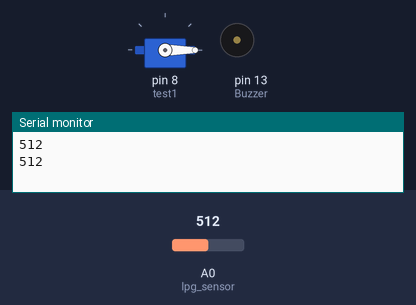
This sketch was run on a simulated Arduino Uno, built with avr-gcc and run on an emulated ATmega328P. On the bench: servo, buzzer (waves = sounding, pin HIGH), the last lines printed to the serial monitor. The test bench sets the inputs (shaded band); at power-on: A0 (lpg_sensor) = 512.

Above: at 1.8 s.
1.9 s: A0 (lpg_sensor) set to 683
3.4 s: A0 (lpg_sensor) set to 718
At 4.6 s:
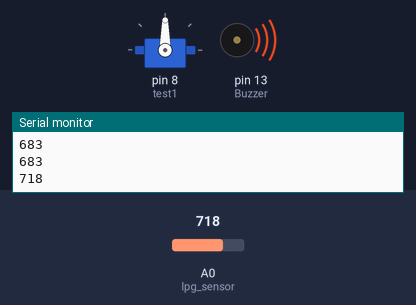
5.5 s: A0 (lpg_sensor) set to 690
At 7.2 s:
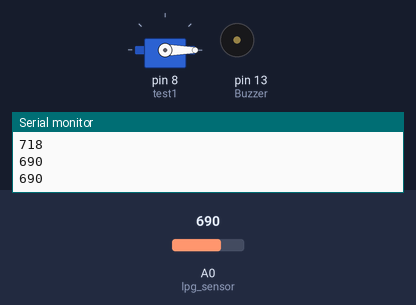
7.5 s: A0 (lpg_sensor) set to 710
At 8.9 s:
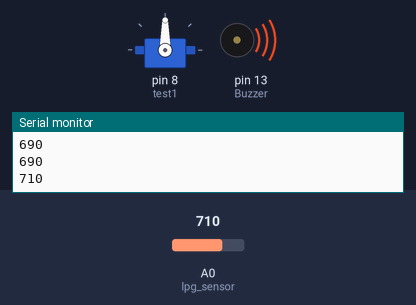
Timing chart, 0 to 10.5 s (numbered marks = the images above; inputs shaded):
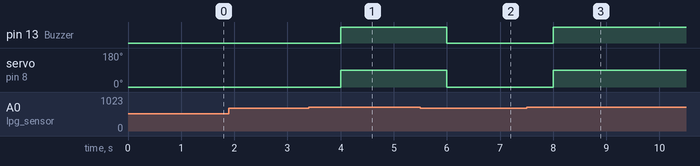

Measured:
- the behaviour switches between 700 and 701 on A0 (lpg_sensor) (found by bisection; images 0 and 1)
- after the input at 3.4 s, pin 13 (Buzzer): LOW → HIGH after 0.60 s; servo on pin 8 (test1): 0° → 90° after 0.60 s
- after the input at 5.5 s, pin 13 (Buzzer): HIGH → LOW after 0.50 s; servo on pin 8 (test1): 90° → 0° after 0.50 s
- after the input at 7.5 s, pin 13 (Buzzer): LOW → HIGH after 0.50 s; servo on pin 8 (test1): 0° → 90° after 0.50 s

The sketch:

Sketch.ino
```cpp
#include <Servo.h>

//#include <Servo.h>
//#include <LiquidCrystal.h>

//LiquidCrystal lcd(3,2,4,5,6,7);
Servo test1;

#define lpg_sensor A0
#define Buzzer 13

void setup()
{
  Serial.begin(9600);
  pinMode(lpg_sensor,INPUT);
  pinMode(Buzzer,OUTPUT);
//  lcd.begin(16,2);
//  lcd.print("LPG Gas Detector");
//  lcd.setCursor(0,1);
//  lcd.print("circuit Digest");
//  delay(2000);
  pinMode(8,OUTPUT);
  test1.attach(8);
}

void loop()
{
int gas_value=analogRead(A0);
  Serial.println(gas_value);
  if(gas_value>700)
  {
    digitalWrite(13,HIGH);
   test1.write(90);
   delay(1000);
   }
    else
    {
       digitalWrite(13,LOW);
      test1.write(0);
      delay(1000);

    }


//  if(digitalRead(lpg_sensor))
//  {
//    digitalWrite(Buzzer,HIGH);
//    lcd.clear();
//    lcd.print("LPG gas leakage");
//    lcd.setCursor(0,1);
//    lcd.print("Alert");
//    delay(400);
//    digitalWrite(Buzzer,LOW);
//    delay(500);
//
//  }
//  else
//  {
//    digitalWrite(Buzzer,LOW);
//    lcd.clear();
//    lcd.print("No LPG gas");
//    lcd.setCursor(0,1);
//    lcd.print("Leakage");
//    delay(1000);
//
//  }
//
  }
```
